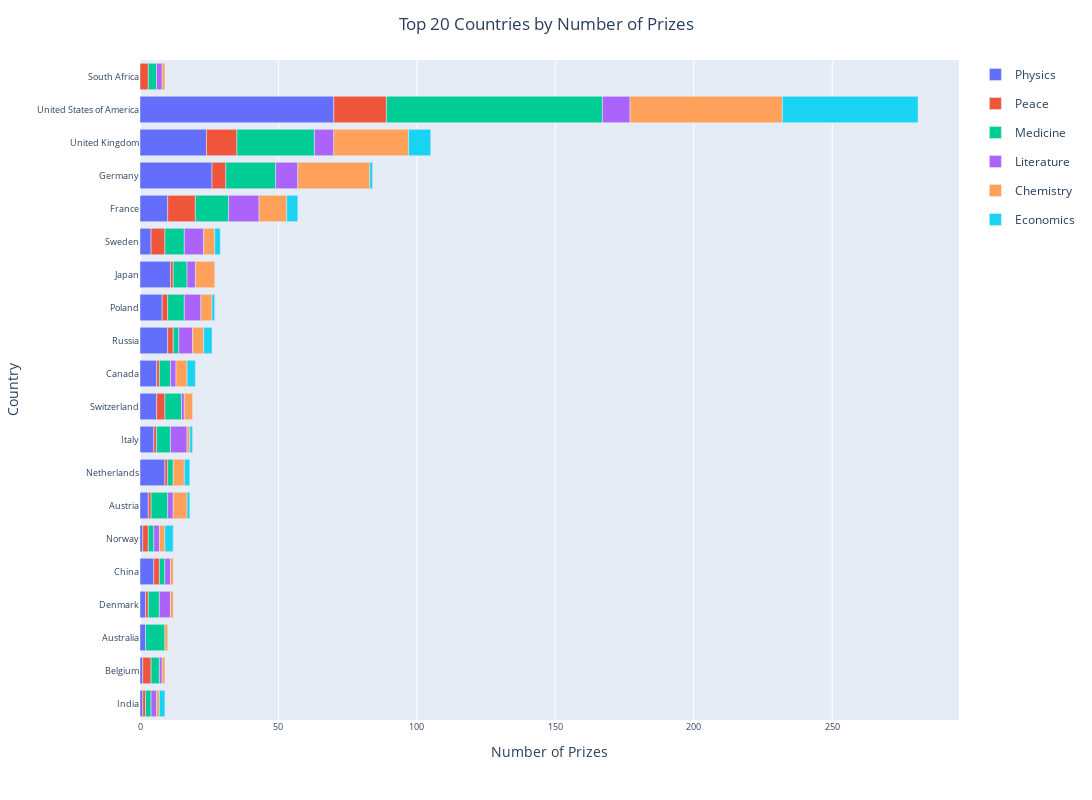

Here is the notebook cell this chart was saved with:
### Code cell
country_chart = px.bar(
    merged_df, 
    x='cat_prize', 
    y='birth_country_current', 
    orientation='h',
    color="category",
    )

country_chart.update_layout(
    width=1200,
    height=800,
    title_text = "Top 20 Countries by Number of Prizes", 
    title_x = 0.50, 
    xaxis_title=dict(text='Number of Prizes'),
    yaxis_title=dict(text='Country'),
    xaxis=dict(tickfont=dict(size=9)),
    yaxis=dict(tickfont=dict(size=9)),
    legend = None,
)
country_chart.update_coloraxes(colorbar_bgcolor= "rgba(240,200,0,0)")
country_chart.show()

### Figure 1 — Plotly figure (JSON) as saved in the notebook; plotly's stock layout.template omitted (floating-point values rounded to 4 significant figures)
{"data": [{"alignmentgroup": "True", "hovertemplate": "category=Physics<br>cat_prize=%{x}<br>birth_country_current=%{y}<extra></extra>", "legendgroup": "Physics", "marker": {"color": "#636efa", "pattern": {"shape": ""}}, "name": "Physics", "offsetgroup": "Physics", "orientation": "h", "showlegend": true, "textposition": "auto", "type": "bar", "x": [1, 1, 2, 2, 5, 1, 3, 9, 5, 6, 6, 10, 8, 11, 4, 10, 26, 24, 70], "xaxis": "x", "y": ["India", "Belgium", "Australia", "Denmark", "China", "Norway", "Austria", "Netherlands", "Italy", "Switzerland", "Canada", "Russia", "Poland", "Japan", "Sweden", "France", "Germany", "United Kingdom", "United States of America"], "yaxis": "y"}, {"alignmentgroup": "True", "hovertemplate": "category=Peace<br>cat_prize=%{x}<br>birth_country_current=%{y}<extra></extra>", "legendgroup": "Peace", "marker": {"color": "#EF553B", "pattern": {"shape": ""}}, "name": "Peace", "offsetgroup": "Peace", "orientation": "h", "showlegend": true, "textposition": "auto", "type": "bar", "x": [1, 3, 3, 1, 2, 2, 1, 1, 1, 3, 1, 2, 2, 1, 5, 10, 5, 11, 19], "xaxis": "x", "y": ["India", "South Africa", "Belgium", "Denmark", "Norway", "China", "Netherlands", "Austria", "Italy", "Switzerland", "Canada", "Russia", "Poland", "Japan", "Sweden", "France", "Germany", "United Kingdom", "United States of America"], "yaxis": "y"}, {"alignmentgroup": "True", "hovertemplate": "category=Medicine<br>cat_prize=%{x}<br>birth_country_current=%{y}<extra></extra>", "legendgroup": "Medicine", "marker": {"color": "#00cc96", "pattern": {"shape": ""}}, "name": "Medicine", "offsetgroup": "Medicine", "orientation": "h", "showlegend": true, "textposition": "auto", "type": "bar", "x": [3, 3, 2, 7, 4, 2, 2, 6, 2, 5, 6, 4, 2, 5, 6, 7, 12, 18, 28, 78], "xaxis": "x", "y": ["South Africa", "Belgium", "India", "Australia", "Denmark", "China", "Norway", "Austria", "Netherlands", "Italy", "Switzerland", "Canada", "Russia", "Japan", "Poland", "Sweden", "France", "Germany", "United Kingdom", "United States of America"], "yaxis": "y"}, {"alignmentgroup": "True", "hovertemplate": "category=Literature<br>cat_prize=%{x}<br>birth_country_current=%{y}<extra></extra>", "legendgroup": "Literature", "marker": {"color": "#ab63fa", "pattern": {"shape": ""}}, "name": "Literature", "offsetgroup": "Literature", "orientation": "h", "showlegend": true, "textposition": "auto", "type": "bar", "x": [2, 1, 2, 4, 2, 2, 2, 6, 1, 2, 5, 3, 6, 7, 11, 8, 7, 10], "xaxis": "x", "y": ["South Africa", "Belgium", "India", "Denmark", "China", "Norway", "Austria", "Italy", "Switzerland", "Canada", "Russia", "Japan", "Poland", "Sweden", "France", "Germany", "United Kingdom", "United States of America"], "yaxis": "y"}, {"alignmentgroup": "True", "hovertemplate": "category=Chemistry<br>cat_prize=%{x}<br>birth_country_current=%{y}<extra></extra>", "legendgroup": "Chemistry", "marker": {"color": "#FFA15A", "pattern": {"shape": ""}}, "name": "Chemistry", "offsetgroup": "Chemistry", "orientation": "h", "showlegend": true, "textposition": "auto", "type": "bar", "x": [1, 1, 1, 1, 1, 1, 2, 5, 4, 1, 3, 4, 4, 4, 7, 4, 10, 26, 27, 55], "xaxis": "x", "y": ["South Africa", "India", "Belgium", "Australia", "Denmark", "China", "Norway", "Austria", "Netherlands", "Italy", "Switzerland", "Canada", "Russia", "Poland", "Japan", "Sweden", "France", "Germany", "United Kingdom", "United States of America"], "yaxis": "y"}, {"alignmentgroup": "True", "hovertemplate": "category=Economics<br>cat_prize=%{x}<br>birth_country_current=%{y}<extra></extra>", "legendgroup": "Economics", "marker": {"color": "#19d3f3", "pattern": {"shape": ""}}, "name": "Economics", "offsetgroup": "Economics", "orientation": "h", "showlegend": true, "textposition": "auto", "type": "bar", "x": [2, 3, 1, 2, 1, 3, 3, 1, 2, 4, 1, 8, 49], "xaxis": "x", "y": ["India", "Norway", "Austria", "Netherlands", "Italy", "Canada", "Russia", "Poland", "Sweden", "France", "Germany", "United Kingdom", "United States of America"], "yaxis": "y"}], "layout": {"barmode": "relative", "coloraxis": {"colorbar": {"bgcolor": "rgba(240,200,0,0)"}}, "height": 800, "legend": {}, "margin": {"t": 60}, "title": {"text": "Top 20 Countries by Number of Prizes", "x": 0.5}, "width": 1200, "xaxis": {"anchor": "y", "domain": [0, 1], "tickfont": {"size": 9}, "title": {"text": "Number of Prizes"}}, "yaxis": {"anchor": "x", "domain": [0, 1], "tickfont": {"size": 9}, "title": {"text": "Country"}}}}
